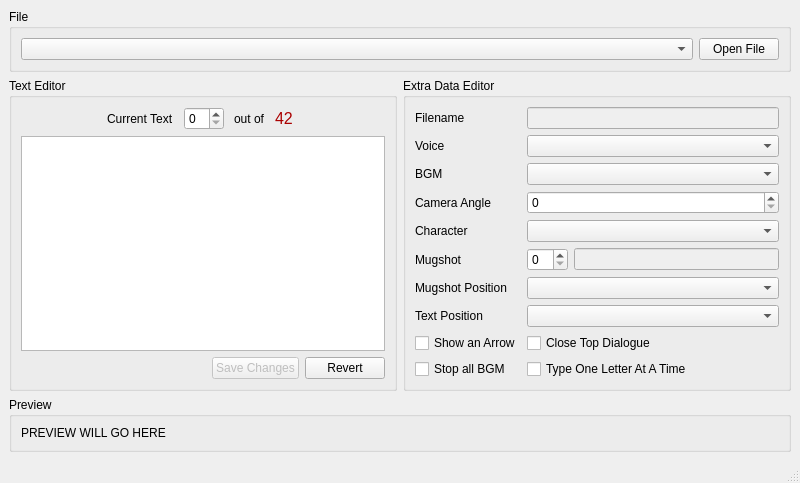
<?xml version="1.0" encoding="UTF-8"?>
<ui version="4.0">
 <author>RainfallPianist</author>
 <class>MainWindow</class>
 <widget class="QMainWindow" name="MainWindow">
  <property name="geometry">
   <rect>
    <x>0</x>
    <y>0</y>
    <width>800</width>
    <height>417</height>
   </rect>
  </property>
  <property name="sizePolicy">
   <sizepolicy hsizetype="Expanding" vsizetype="Expanding">
    <horstretch>0</horstretch>
    <verstretch>0</verstretch>
   </sizepolicy>
  </property>
  <property name="minimumSize">
   <size>
    <width>0</width>
    <height>0</height>
   </size>
  </property>
  <property name="maximumSize">
   <size>
    <width>1000</width>
    <height>1000</height>
   </size>
  </property>
  <property name="windowTitle">
   <string>MegaManX8 Text Editor by RainfallPianist &lt;V1.0&gt;</string>
  </property>
  <widget class="QWidget" name="centralwidget">
   <layout class="QVBoxLayout" name="verticalLayout_2">
    <item>
     <widget class="QGroupBox" name="groupFile">
      <property name="maximumSize">
       <size>
        <width>16777215</width>
        <height>100</height>
       </size>
      </property>
      <property name="title">
       <string>File</string>
      </property>
      <layout class="QHBoxLayout" name="horizontalLayout">
       <item>
        <widget class="QComboBox" name="comboFiles"/>
       </item>
       <item>
        <widget class="QPushButton" name="btnOpenCloseFile">
         <property name="sizePolicy">
          <sizepolicy hsizetype="Maximum" vsizetype="Fixed">
           <horstretch>0</horstretch>
           <verstretch>0</verstretch>
          </sizepolicy>
         </property>
         <property name="text">
          <string>Open File</string>
         </property>
        </widget>
       </item>
      </layout>
     </widget>
    </item>
    <item>
     <layout class="QHBoxLayout" name="horizontalLayout_4">
      <item>
       <widget class="QGroupBox" name="groupText">
        <property name="title">
         <string>Text Editor</string>
        </property>
        <layout class="QVBoxLayout" name="verticalLayout">
         <item>
          <layout class="QHBoxLayout" name="horizontalLayout_2" stretch="0,0,0,0,0,0">
           <property name="spacing">
            <number>10</number>
           </property>
           <property name="sizeConstraint">
            <enum>QLayout::SetDefaultConstraint</enum>
           </property>
           <item>
            <spacer name="horizontalSpacer_2">
             <property name="orientation">
              <enum>Qt::Horizontal</enum>
             </property>
             <property name="sizeHint" stdset="0">
              <size>
               <width>40</width>
               <height>20</height>
              </size>
             </property>
            </spacer>
           </item>
           <item>
            <widget class="QLabel" name="label">
             <property name="minimumSize">
              <size>
               <width>40</width>
               <height>0</height>
              </size>
             </property>
             <property name="maximumSize">
              <size>
               <width>100</width>
               <height>40</height>
              </size>
             </property>
             <property name="text">
              <string>Current Text</string>
             </property>
            </widget>
           </item>
           <item>
            <widget class="QSpinBox" name="spinCurrentText">
             <property name="minimumSize">
              <size>
               <width>40</width>
               <height>0</height>
              </size>
             </property>
             <property name="maximumSize">
              <size>
               <width>40</width>
               <height>40</height>
              </size>
             </property>
            </widget>
           </item>
           <item>
            <widget class="QLabel" name="label_2">
             <property name="minimumSize">
              <size>
               <width>0</width>
               <height>0</height>
              </size>
             </property>
             <property name="maximumSize">
              <size>
               <width>50</width>
               <height>40</height>
              </size>
             </property>
             <property name="frameShape">
              <enum>QFrame::NoFrame</enum>
             </property>
             <property name="text">
              <string>out of</string>
             </property>
            </widget>
           </item>
           <item>
            <widget class="QLabel" name="lblTotalTexts">
             <property name="minimumSize">
              <size>
               <width>25</width>
               <height>0</height>
              </size>
             </property>
             <property name="maximumSize">
              <size>
               <width>25</width>
               <height>40</height>
              </size>
             </property>
             <property name="frameShape">
              <enum>QFrame::NoFrame</enum>
             </property>
             <property name="lineWidth">
              <number>1</number>
             </property>
             <property name="text">
              <string>&lt;html&gt;&lt;head/&gt;&lt;body&gt;&lt;p&gt;&lt;span style=&quot; font-size:12pt; color:#aa0000;&quot;&gt;42&lt;/span&gt;&lt;/p&gt;&lt;/body&gt;&lt;/html&gt;</string>
             </property>
             <property name="textFormat">
              <enum>Qt::RichText</enum>
             </property>
            </widget>
           </item>
           <item>
            <spacer name="horizontalSpacer">
             <property name="orientation">
              <enum>Qt::Horizontal</enum>
             </property>
             <property name="sizeType">
              <enum>QSizePolicy::Expanding</enum>
             </property>
             <property name="sizeHint" stdset="0">
              <size>
               <width>40</width>
               <height>0</height>
              </size>
             </property>
            </spacer>
           </item>
          </layout>
         </item>
         <item>
          <widget class="QTextEdit" name="textEditor">
           <property name="maximumSize">
            <size>
             <width>1000</width>
             <height>400</height>
            </size>
           </property>
          </widget>
         </item>
         <item>
          <layout class="QHBoxLayout" name="horizontalLayout_7">
           <item>
            <spacer name="horizontalSpacer_3">
             <property name="orientation">
              <enum>Qt::Horizontal</enum>
             </property>
             <property name="sizeHint" stdset="0">
              <size>
               <width>40</width>
               <height>20</height>
              </size>
             </property>
            </spacer>
           </item>
           <item>
            <widget class="QPushButton" name="btnSave">
             <property name="enabled">
              <bool>false</bool>
             </property>
             <property name="text">
              <string>Save Changes</string>
             </property>
            </widget>
           </item>
           <item>
            <widget class="QPushButton" name="btnRevert">
             <property name="text">
              <string>Revert</string>
             </property>
            </widget>
           </item>
          </layout>
         </item>
        </layout>
       </widget>
      </item>
      <item>
       <widget class="QGroupBox" name="groupExtraData">
        <property name="maximumSize">
         <size>
          <width>400</width>
          <height>150000</height>
         </size>
        </property>
        <property name="title">
         <string>Extra Data Editor</string>
        </property>
        <layout class="QFormLayout" name="formLayout">
         <item row="0" column="0">
          <widget class="QLabel" name="label_5">
           <property name="text">
            <string>Filename</string>
           </property>
          </widget>
         </item>
         <item row="0" column="1">
          <widget class="QLineEdit" name="textFilename">
           <property name="enabled">
            <bool>false</bool>
           </property>
           <property name="readOnly">
            <bool>true</bool>
           </property>
           <property name="clearButtonEnabled">
            <bool>false</bool>
           </property>
          </widget>
         </item>
         <item row="1" column="0">
          <widget class="QLabel" name="label_6">
           <property name="text">
            <string>Voice</string>
           </property>
          </widget>
         </item>
         <item row="2" column="0">
          <widget class="QLabel" name="label_7">
           <property name="text">
            <string>BGM</string>
           </property>
          </widget>
         </item>
         <item row="4" column="0">
          <widget class="QLabel" name="label_10">
           <property name="text">
            <string>Character</string>
           </property>
          </widget>
         </item>
         <item row="5" column="0">
          <widget class="QLabel" name="label_11">
           <property name="text">
            <string>Mugshot</string>
           </property>
          </widget>
         </item>
         <item row="6" column="0">
          <widget class="QLabel" name="label_12">
           <property name="text">
            <string>Mugshot Position</string>
           </property>
          </widget>
         </item>
         <item row="3" column="0">
          <widget class="QLabel" name="label_9">
           <property name="text">
            <string>Camera Angle</string>
           </property>
          </widget>
         </item>
         <item row="7" column="0">
          <widget class="QLabel" name="label_13">
           <property name="text">
            <string>Text Position</string>
           </property>
          </widget>
         </item>
         <item row="1" column="1">
          <widget class="QComboBox" name="comboVoice"/>
         </item>
         <item row="2" column="1">
          <widget class="QComboBox" name="comboBGM"/>
         </item>
         <item row="3" column="1">
          <widget class="QSpinBox" name="spinCameraAngle"/>
         </item>
         <item row="4" column="1">
          <widget class="QComboBox" name="comboCharacter"/>
         </item>
         <item row="5" column="1">
          <layout class="QHBoxLayout" name="horizontalLayout_3">
           <item>
            <widget class="QSpinBox" name="spinMugshot"/>
           </item>
           <item>
            <widget class="QLineEdit" name="textMugshotDesc">
             <property name="enabled">
              <bool>false</bool>
             </property>
            </widget>
           </item>
          </layout>
         </item>
         <item row="6" column="1">
          <widget class="QComboBox" name="comboMugshotPos"/>
         </item>
         <item row="7" column="1">
          <widget class="QComboBox" name="comboTextPos"/>
         </item>
         <item row="8" column="0">
          <widget class="QCheckBox" name="checkArrow">
           <property name="text">
            <string>Show an Arrow</string>
           </property>
          </widget>
         </item>
         <item row="8" column="1">
          <widget class="QCheckBox" name="checkCloseTop">
           <property name="text">
            <string>Close Top Dialogue</string>
           </property>
          </widget>
         </item>
         <item row="9" column="0">
          <widget class="QCheckBox" name="checkStopBGM">
           <property name="text">
            <string>Stop all BGM</string>
           </property>
          </widget>
         </item>
         <item row="9" column="1">
          <widget class="QCheckBox" name="checkTyping">
           <property name="text">
            <string>Type One Letter At A Time</string>
           </property>
          </widget>
         </item>
        </layout>
       </widget>
      </item>
     </layout>
    </item>
    <item>
     <widget class="QGroupBox" name="groupPreview">
      <property name="title">
       <string>Preview</string>
      </property>
      <layout class="QVBoxLayout" name="verticalLayout_3">
       <item>
        <widget class="QLabel" name="graphicsPreview">
         <property name="minimumSize">
          <size>
           <width>0</width>
           <height>0</height>
          </size>
         </property>
         <property name="maximumSize">
          <size>
           <width>1000</width>
           <height>1000</height>
          </size>
         </property>
         <property name="text">
          <string>PREVIEW WILL GO HERE</string>
         </property>
        </widget>
       </item>
      </layout>
     </widget>
    </item>
   </layout>
  </widget>
  <widget class="QStatusBar" name="statusbar"/>
 </widget>
 <resources/>
 <connections/>
</ui>
